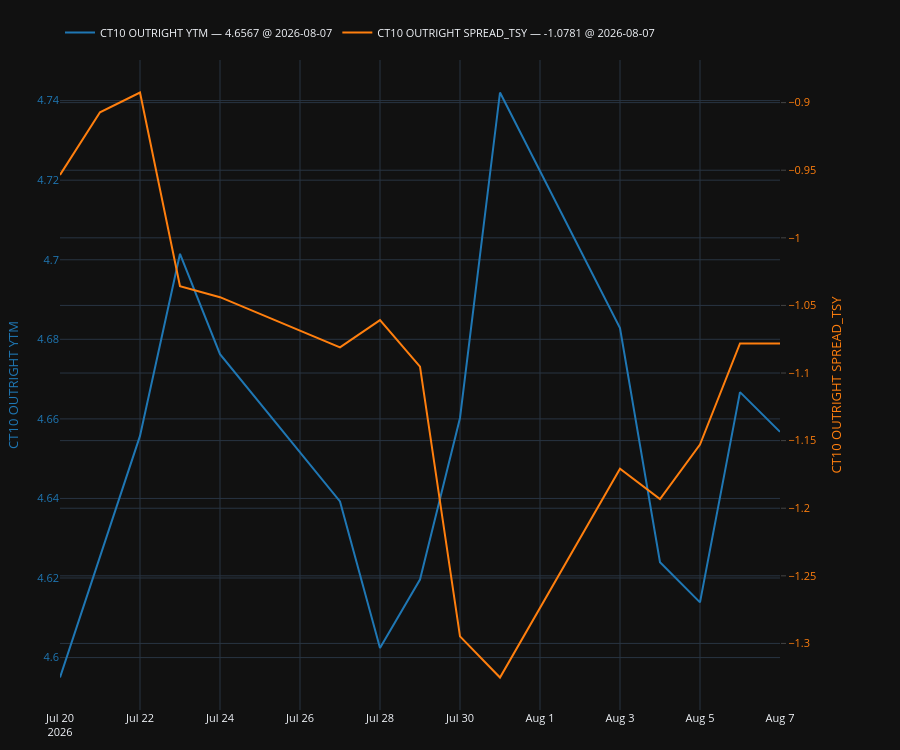

Here is the notebook cell this chart was saved with:
### Markdown cell above
Not every column is guaranteed: the full 46-value coverage sweep has been
run for 120 of the 349 US Treasuries so far (it stops at the Excel memory ceiling
and resumes), so a bond outside that set still carries only the values the
earlier sweep validated. Missing columns here mean "not probed yet for this
bond", not "Citi does not serve it" — `citivelo_ust_universe_warm.py` finishes
the job after an Excel restart.

### Code cell
served = [q.col_name() for q in queries if q.col_name() in df.columns]
missing = [q.col_name() for q in queries if q.col_name() not in df.columns]
print(f"served: {served}")
if missing:
    print(f"not yet probed for this bond: {missing}")

plot, fig, _, _, legend = make_secondary_axis_plot(engine="plotly")
plot(df[served[0]], which="left")
if len(served) > 1:
    plot(df[served[-1]], which="right")
legend(valfmt="{:.4f}", show_date=True)

### Figure 1 — Plotly figure (JSON) as saved in the notebook; plotly's stock layout.template omitted (floating-point values rounded to 4 significant figures)
{"data": [{"line": {"color": "#1f77b4"}, "mode": "lines", "name": "CT10 OUTRIGHT YTM — 4.6567 @ 2026-08-07", "showlegend": true, "type": "scatter", "x": ["2026-07-20", "2026-07-21", "2026-07-22", "2026-07-23", "2026-07-24", "2026-07-27", "2026-07-28", "2026-07-29", "2026-07-30", "2026-07-31", "2026-08-03", "2026-08-04", "2026-08-05", "2026-08-06", "2026-08-07"], "y": [4.595, 4.625, 4.656, 4.702, 4.676, 4.639, 4.602, 4.62, 4.66, 4.742, 4.683, 4.624, 4.614, 4.667, 4.657], "yaxis": "y"}, {"line": {"color": "#ff7f0e"}, "mode": "lines", "name": "CT10 OUTRIGHT SPREAD_TSY — -1.0781 @ 2026-08-07", "showlegend": true, "type": "scatter", "x": ["2026-07-20", "2026-07-21", "2026-07-22", "2026-07-23", "2026-07-24", "2026-07-27", "2026-07-28", "2026-07-29", "2026-07-30", "2026-07-31", "2026-08-03", "2026-08-04", "2026-08-05", "2026-08-06", "2026-08-07"], "y": [-0.9535, -0.9072, -0.8925, -1.036, -1.044, -1.081, -1.061, -1.095, -1.295, -1.325, -1.171, -1.193, -1.153, -1.078, -1.078], "yaxis": "y2"}], "layout": {"font": {"size": 11}, "height": 750, "legend": {"orientation": "h", "x": 0, "xanchor": "left", "y": 1.02, "yanchor": "bottom"}, "margin": {"b": 40, "l": 60, "r": 120, "t": 60}, "newshape": {"line": {"color": "red"}}, "title": {}, "xaxis": {"showgrid": true, "showspikes": true, "spikecolor": "white", "spikemode": "across", "spikesnap": "cursor"}, "yaxis": {"showgrid": true, "showspikes": true, "spikecolor": "white", "spikesnap": "cursor", "spikethickness": 0.5, "tickfont": {"color": "#1f77b4"}, "title": {"font": {"color": "#1f77b4"}, "text": "CT10 OUTRIGHT YTM"}}, "yaxis2": {"anchor": "x", "overlaying": "y", "position": 0.98, "showgrid": true, "showspikes": true, "side": "right", "spikecolor": "white", "spikesnap": "cursor", "spikethickness": 0.5, "tickfont": {"color": "#ff7f0e"}, "ticklabelposition": "outside", "ticks": "outside", "title": {"font": {"color": "#ff7f0e"}, "standoff": 16, "text": "CT10 OUTRIGHT SPREAD_TSY"}}}}
